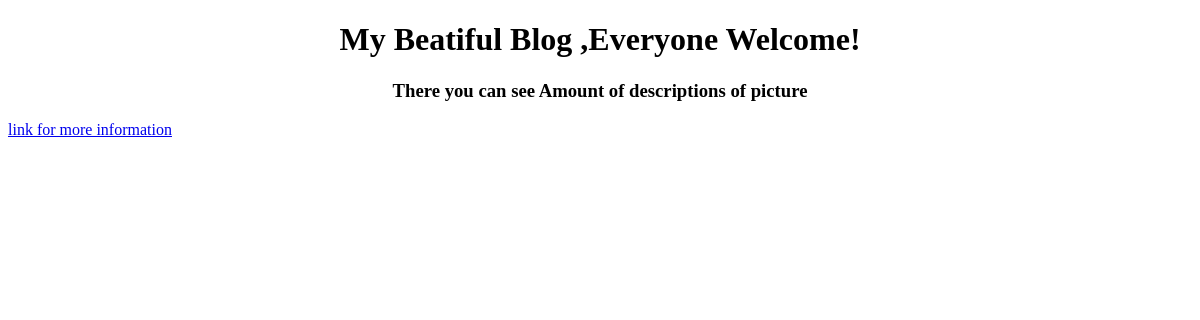
The page /blog/ on the database as committed earlier.
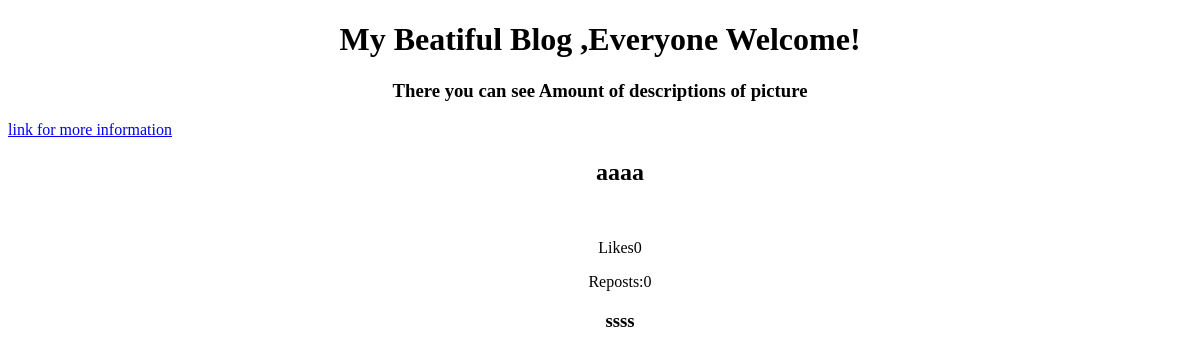
The same page on the database as committed later.
### blog/models.py (models this page shows)
class Blog(models.Model):
    objects = None
    image = models.ImageField(upload_to="blog_images/")
    title = models.CharField(max_length=120)
    description = models.TextField()
    likes = models.IntegerField(default=0)
    reposts = models.IntegerField(default=0)

### blog/views.py (the view)
def blog_view(request):
    blogs = Blog.objects.all()
    return render(request,'view of the blogs.html',context={"blogs":blogs})

### templates/view of the blogs.html (shortened to what this page needs)
<!DOCTYPE html>
<html lang="en">
<head>
</head>
<body>
   <h1 style="text-align:center">
   My Beatiful Blog ,Everyone Welcome!
  </h1>
     <h3 style="text-align:center">
       There you can see Amount of descriptions of picture
   </h3>
    <p><a href="http://127.0.0.1:8000/blog/extra-info">link for more information </a></p>
  <div>
      <ul style="list-style: none; text-align:center" >
          {%for i in blogs %}
          <li>
              <div>
                  <h2>{{ i.title }}</h2>
                  <p >
                  </p>
                  <p>
                  <span> Likes{{i.likes}}</span>
                  </p>
                  <span>Reposts:{{i.reposts}}</span>
                    <h3>
                  <p>{{i.description}}</p>
                    </h3>
              </div>
          </li>
          {%endfor%}
      </ul>
  </div>
</body>
</html>

Rows that differ between the two databases and show on the page:
added Blog: title "aaaa", likes "0", reposts "0", description "ssss"
